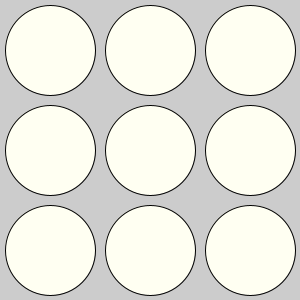
Frame 1 (no input)
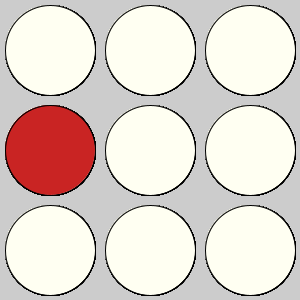
Frame 60 (the mouse pressed at the canvas centre just before this capture)
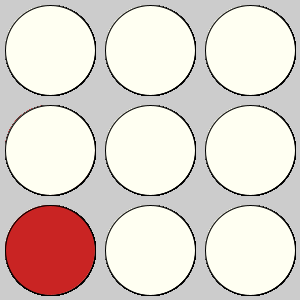
Frame 120 (the mouse held since frame 60 and released just before this capture)

The Processing sketch that drew these frames (run headless with seeded random() and noise(); from frame 60 on, the mouse is pressed at the canvas centre):

// Processing sketch: week09_2
// ── week09_2.pde
//week09-2 好玩的程式設計 (打地鼠冒出來)
//修改自 week09-1 好玩的程式設計(打地鼠) Ctrl-N新視窗
void setup(){//設定一次
  size(300,300);//視窗大小300x300
}
int[][]a={{0,0,0},{0,0,0},{0,0,0}};//Java陣列
void draw(){//每秒畫60次
  if(frameCount%60==0){//每過60秒frame(1秒)生成一隻地鼠
    int i =int(random(3)),j=int(random(3));
    a[i][j]=60;//亂數決定i跟j的值，再把a[i][j]生60
  }
  for(int i=0;i<3;i++){//背景淡黃色
    for(int j=0;j<3;j++){//左手i
    int x=50+j*100,y=50+i*100;//右手j
    if(a[i][j]>0){
      fill(#C61616,a[i][j]*4);//地鼠色，半透明
      a[i][j]--;//數值會變小，慢慢就透明不見了
    }else fill(#FFFFF2);
    ellipse(x,y,90,90);//地鼠的洞
    }
  }
}
